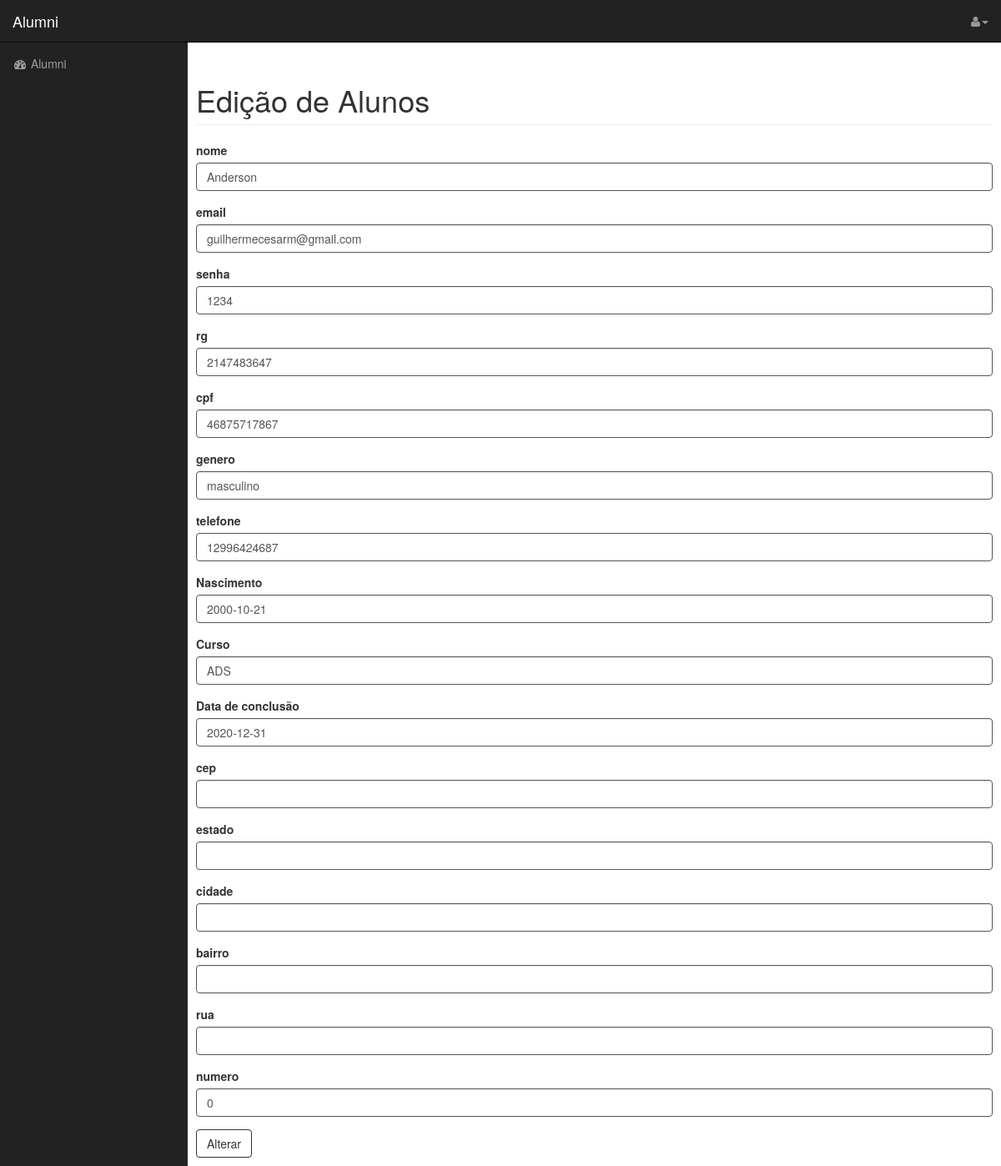
The app's page /adm/PHP/edaluno2.php?id_cadastro_cliente=10 with its own data.
### tables this page shows
CREATE TABLE `cadastro_cliente` (
  `id_cadastro_cliente` int(10) NOT NULL,
  `nome` varchar(100) NOT NULL,
  `email` varchar(100) NOT NULL,
  `senha` varchar(100) NOT NULL,
  `cpf` varchar(20) NOT NULL,
  `telefone_cell` varchar(100) NOT NULL,
  `genero` varchar(1000) NOT NULL,
  `nascimento` date NOT NULL,
  `curso` varchar(60) NOT NULL,
  `dt_clonc` date NOT NULL,
  `rg` int(11) NOT NULL,
  `cep` varchar(9) NOT NULL,
  `estado` varchar(40) NOT NULL,
  `cidade` varchar(40) NOT NULL,
  `bairro` varchar(40) NOT NULL,
  `rua` varchar(60) NOT NULL,
  `complemento` varchar(40) NOT NULL,
  `numero` int(11) NOT NULL
);

### adm/PHP/edaluno2.php (the view, shortened to what this page needs)
<!DOCTYPE html>
<html lang="pt-br">
<head>
    <link href="../css/bootstrap.min.css" rel="stylesheet">
    <link href="../css/sb-admin.css" rel="stylesheet">
    <link href="../font-awesome/css/font-awesome.min.css" rel="stylesheet" type="text/css">
    <link rel="stylesheet" type="text/css" href="../css/estilo1.css" />
    <link rel="stylesheet" type="text/css" href="https://cdn.datatables.net/v/dt/dt-1.10.15/datatables.min.css"/>
</head>
<body>
    <div id="wrapper" class="fullheight">
        <nav class="navbar navbar-inverse navbar-fixed-top" role="navigation">
            <div class="navbar-header">
                <a class="navbar-brand" href="../index.php">Alumni</a>
            </div>
                 <?php
                include('menu_usuario.php');
            ?>
            <div class="collapse navbar-collapse navbar-ex1-collapse">
                <ul class="nav navbar-nav side-nav">
                    <li>
                        <a href="../index.php"><i class="fa fa-fw fa-dashboard"></i> Alumni</a>
                    </li>
                        </ul>
            </div>
        </nav>
         <div id="page-wrapper">
            <div class="row">
                <div class="col-lg-12">
                    <h1 class="page-header">Edição de Alunos</h1>
                </div>
                     </div>
                            <?php
                            include 'conecta.php';
                                $id_cadastro_cliente = $_GET['id_cadastro_cliente'];
                            mysqli_select_db($conecta, 'alumni') or print(mysqli_error());
                            $sql = "SELECT * FROM cadastro_cliente WHERE id_cadastro_cliente = '$id_cadastro_cliente'";
                            $result = mysqli_query($conecta, $sql);
                            echo "<form action='ataluno.php' method='get'>";
                            While($consulta = mysqli_fetch_array($result)) {
                                echo "
                                <div>
                                <input type='hidden' name='id_cadastro_cliente' value='$consulta[id_cadastro_cliente]'></div>
                                        <div class='form-group'>
                                            <label>nome</label>
                                            <input type='' class='form-control' name='nome' value='$consulta[nome]'></div>
                                             <div class='form-group'>
                                            <label>email</label>
                                            <input type='' class='form-control' name='email' value='$consulta[email]'></div>
                                             <div class='form-group'>
                                            <label>senha</label>
                                            <input type='' class='form-control' name='senha' value='$consulta[senha]'></div>
                                             <div class='form-group'>
                                            <label>rg</label>
                                            <input type='' class='form-control' name='rg' value='$consulta[rg]'></div>
                                            <div class='form-group'>
                                            <label>cpf</label>
                                            <input type='' class='form-control' name='cpf' value='$consulta[cpf]'></div>
                                            <div class='form-group'>
                                            <label>genero</label>
                                            <input type='' class='form-control' name='genero' value='$consulta[genero]'></div>
                                            <div class='form-group'>
                                            <label>telefone</label>
                                            <input type='' class='form-control' name='telefone_cell' value='$consulta[telefone_cell]'></div>
                                             <div class='form-group'>
                                            <label>Nascimento</label>
                                            <input type='' class='form-control' name='nascimento' value='$consulta[nascimento]'></div>
                                            <div class='form-group'>
                                            <label>Curso</label>
                                            <input type='' class='form-control' name='curso' value='$consulta[curso]'></div>
                                            <div class='form-group'>
                                            <label>Data de conclusão</label>
                                            <input type='' class='form-control' name='dt_clonc' value='$consulta[dt_clonc]'></div>
                                             <div class='form-group'>
                                            <label>cep</label>
                                            <input type='' class='form-control' name='cep' value='$consulta[cep]'></div>
                                            <div class='form-group'>
                                            <label>estado</label>
                                            <input type='' class='form-control' name='estado' value='$consulta[estado]'></div>
                                            <div class='form-group'>
                                            <label>cidade</label>
                                            <input type='' class='form-control' name='cidade' value='$consulta[cidade]'></div>
                                            <div class='form-group'>
                                            <label>bairro</label>
                                            <input type='' class='form-control' name='bairro' value='$consulta[bairro]'></div>
                                            <div class='form-group'>
                                            <label>rua</label>
                                            <input type='' class='form-control' name='rua' value='$consulta[rua]'></div>
                                            <div class='form-group'>
                                            <label>numero</label>
                                            <input type='' class='form-control' name='numero' value='$consulta[numero]'></div>
                                        <button type='submit' onclick='funcao1()' class='btn btn-default'>Alterar</button>
                                            ";
                            }
                             echo "</form>";
                            ?>
                    </div>
                </div>
</body>
</html>

### adm/css/sb-admin.css (style rules this page uses)
body { margin-top: 100px; background-color: #222; }
@media (min-width:768px) { body { margin-top: 50px; } }
#wrapper { padding-left: 0; }
#page-wrapper { width: 100%; padding: 0; background-color: #fff; }
@media (min-width:768px) { #wrapper { padding-left: 225px; } }
@media (min-width:768px) { #page-wrapper { padding: 10px; } }
@media (min-width:768px) { .side-nav { position: fixed; top: 51px; left: 225px; width: 225px; margin-left: -225px; border: none; border-radius: 0; overflow-y: auto; background-color: #222; bottom: 0; overflow-x: hidden; padding-bottom: 40px; } }
@media (min-width:768px) { .side-nav>li>a { width: 225px; } }

### adm/css/estilo1.css (style rules this page uses)
.form-control, .input-group-addon, button[type="submit"] { border: 1px solid; }

### records on screen
cadastro_cliente: nome "Anderson", email "guilhermecesarm@gmail.com", senha "1234", rg "2147483647", cpf "46875717867", genero "masculino", telefone_cell "12996424687", nascimento "2000-10-21", curso "ADS", dt_clonc "2020-12-31", numero "0"
